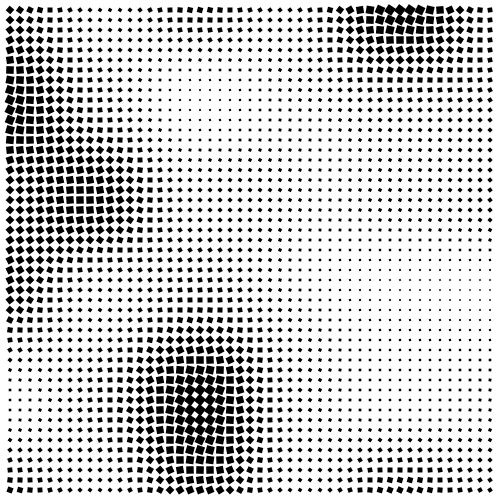
Frame 1 (no input)
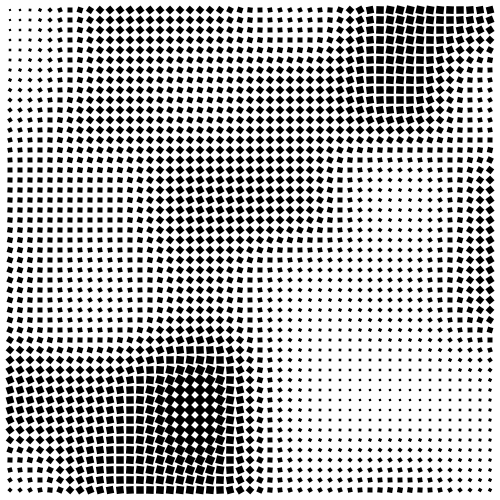
Frame 60 (the mouse pressed at the canvas centre just before this capture)
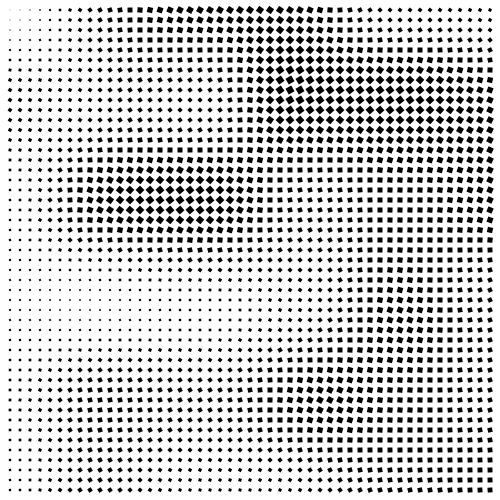
Frame 120 (the mouse held since frame 60 and released just before this capture)

The Processing sketch that drew these frames (run headless with seeded random() and noise(); from frame 60 on, the mouse is pressed at the canvas centre):

// Processing sketch: processing_153224
// ── processing_153224.pde

// Nervous Waves 2
// Levente Sandor, 2014


void setup() {
  size(500, 500);
  fill(0);
  noStroke();
  rectMode(CENTER);
  frameRate(30);
  noiseDetail(2, 0.9);
}

void draw() {
  background(255);
  for (int x = 10; x < width; x += 10) {
    for (int y = 10; y < height; y += 10) {
      float n = noise(x * 0.005, y * 0.005, frameCount * 0.05);
      pushMatrix();
      translate(x, y);
      rotate(TWO_PI * n);
      scale(10 * n);
      rect(0, 0, 1, 1);
      popMatrix();
    }
  }
  
}
